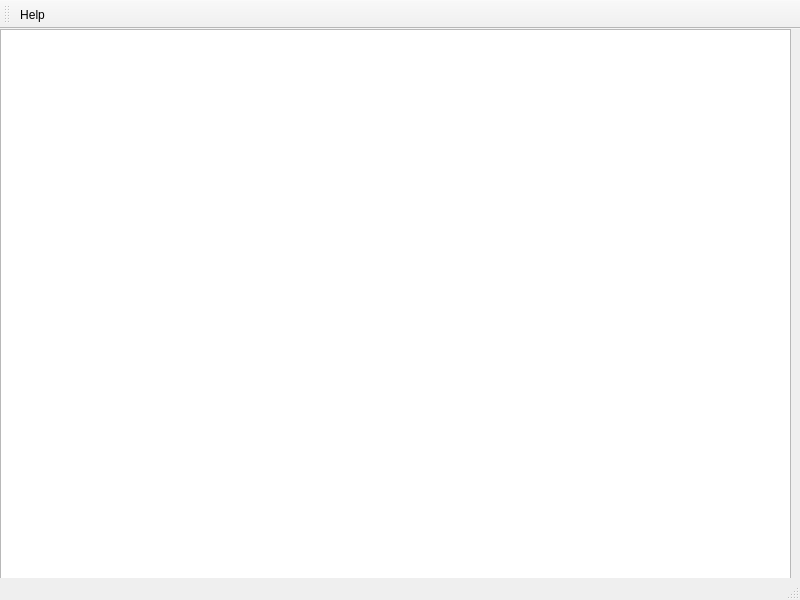
<?xml version="1.0" encoding="UTF-8"?>
<ui version="4.0">
 <class>MainWindow</class>
 <widget class="QMainWindow" name="MainWindow">
  <property name="geometry">
   <rect>
    <x>0</x>
    <y>0</y>
    <width>800</width>
    <height>600</height>
   </rect>
  </property>
  <property name="windowTitle">
   <string>Geometry-Attribute Table</string>
  </property>
  <widget class="QWidget" name="centralwidget">
   <widget class="QgsAttributeTableView" name="tableView">
    <property name="geometry">
     <rect>
      <x>0</x>
      <y>0</y>
      <width>791</width>
      <height>591</height>
     </rect>
    </property>
   </widget>
  </widget>
  <widget class="QStatusBar" name="statusbar"/>
  <widget class="QToolBar" name="toolBar">
   <property name="windowTitle">
    <string>toolBar</string>
   </property>
   <attribute name="toolBarArea">
    <enum>TopToolBarArea</enum>
   </attribute>
   <attribute name="toolBarBreak">
    <bool>false</bool>
   </attribute>
   <addaction name="actionHelp"/>
  </widget>
  <action name="actionHelp">
   <property name="icon">
    <iconset resource="resources.qrc">
     <normaloff>:/plugins/geomAttribute/icons/help.png</normaloff>
     <normalon>:/plugins/geomAttribute/icons/help.png</normalon>:/plugins/geomAttribute/icons/help.png</iconset>
   </property>
   <property name="text">
    <string>Help</string>
   </property>
   <property name="toolTip">
    <string>&lt;html&gt;&lt;head/&gt;&lt;body&gt;&lt;p&gt;Information that helps to use this plugin.&lt;/p&gt;&lt;/body&gt;&lt;/html&gt;</string>
   </property>
  </action>
 </widget>
 <customwidgets>
  <customwidget>
   <class>QgsAttributeTableView</class>
   <extends>QTableView</extends>
   <header>qgis.gui</header>
  </customwidget>
 </customwidgets>
 <resources>
  <include location="resources.qrc"/>
 </resources>
 <connections/>
</ui>
